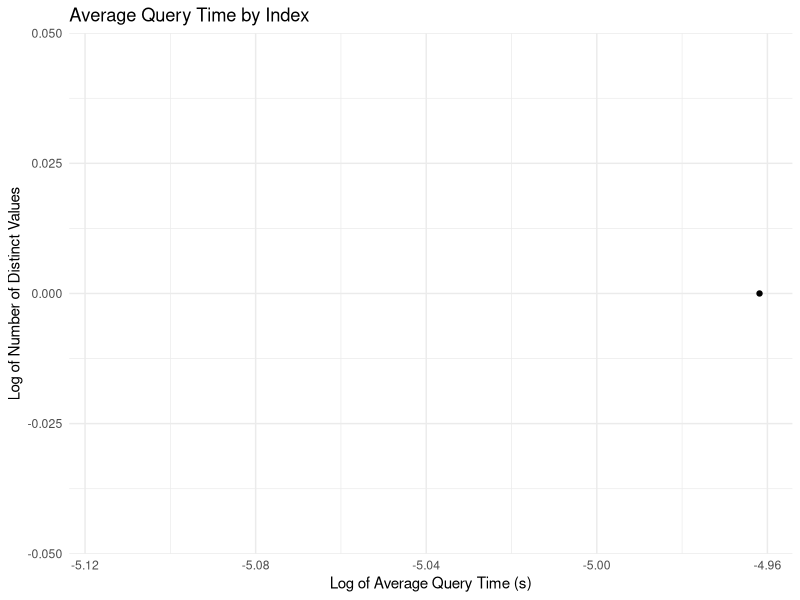

Write the R code that produced this figure.
library(ggplot2)

# Load the CSV
results <- read.csv("index_results.csv")

# Preview it
head(results)

ggplot(results, aes(x = log(num_distinct), y = log(avg_time))) +
    geom_point() +
    coord_flip() +
    labs(title = "Average Query Time by Index",
         x = "Log of Number of Distinct Values",
         y = "Log of Average Query Time (s)") +
    theme_minimal()

